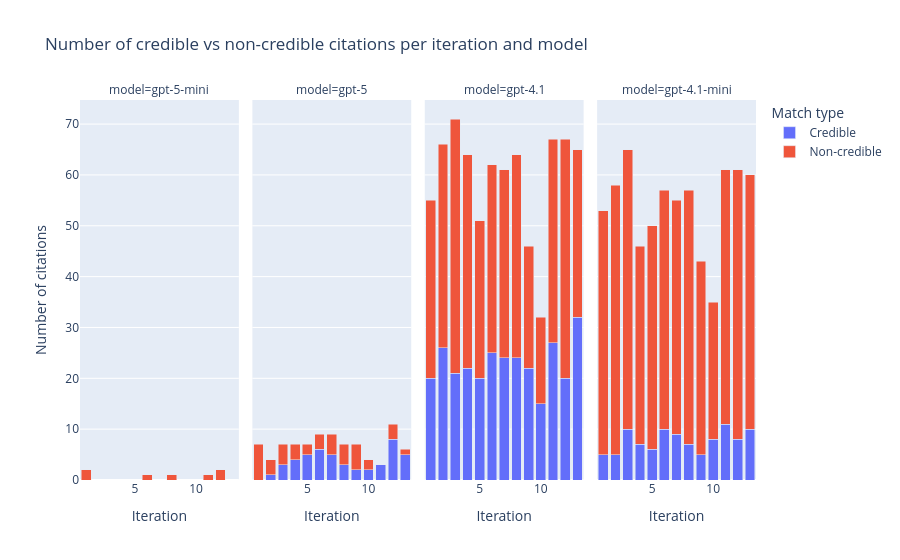

Notebook cell for this chart:
### Code cell
# Calculate amount of credible and non-credible citations
df['credible_count'] = df['percent_credible'] / 100 * df['total_matches']
df['noncredible_count'] = df['total_matches'] - df['credible_count']


# Transform data to "long format" to make stacked bars 
df_long = df.melt(
    id_vars=['iteration', 'model'],
    value_vars=['credible_count', 'noncredible_count'],
    var_name='Type',
    value_name='Aantal'
)

# Labels for readability
df_long['Type'] = df_long['Type'].replace({
    'credible_count': 'Credible',
    'noncredible_count': 'Non-credible'
})

fig = px.bar(
    df_long,
    x='iteration',
    y='Aantal',
    color='Type',
    facet_col='model',  # one facet per model
    barmode='stack',
    title='Number of credible vs non-credible citations per iteration and model',
    labels={
        'iteration': 'Iteration',
        'Aantal': 'Number of citations',
        'Type': 'Match type'
    }
)

fig.show()

### Figure 1 — Plotly figure (JSON) as saved in the notebook; plotly's stock layout.template omitted (floating-point values rounded to 4 significant figures)
{"data": [{"hovertemplate": "Match type=Credible<br>model=gpt-5-mini<br>Iteration=%{x}<br>Number of citations=%{y}<extra></extra>", "legendgroup": "Credible", "marker": {"color": "#636efa", "pattern": {"shape": ""}}, "name": "Credible", "orientation": "v", "showlegend": true, "textposition": "auto", "type": "bar", "x": [1, 2, 3, 4, 5, 6, 7, 8, 9, 10, 11, 12, 13], "xaxis": "x", "y": [0.0, 0.0, 0.0, 0.0, 0.0, 0.0, 0.0, 0.0, 0.0, 0.0, 0.0, 0.0, 0.0], "yaxis": "y"}, {"hovertemplate": "Match type=Credible<br>model=gpt-5<br>Iteration=%{x}<br>Number of citations=%{y}<extra></extra>", "legendgroup": "Credible", "marker": {"color": "#636efa", "pattern": {"shape": ""}}, "name": "Credible", "orientation": "v", "showlegend": false, "textposition": "auto", "type": "bar", "x": [1, 2, 3, 4, 5, 6, 7, 8, 9, 10, 11, 12, 13], "xaxis": "x2", "y": [0.0, 1.0, 3.0, 4.0, 5.0, 6.0, 5.0, 3.0, 2.0, 2.0, 3.0, 8.0, 5.0], "yaxis": "y2"}, {"hovertemplate": "Match type=Credible<br>model=gpt-4.1<br>Iteration=%{x}<br>Number of citations=%{y}<extra></extra>", "legendgroup": "Credible", "marker": {"color": "#636efa", "pattern": {"shape": ""}}, "name": "Credible", "orientation": "v", "showlegend": false, "textposition": "auto", "type": "bar", "x": [1, 2, 3, 4, 5, 6, 7, 8, 9, 10, 11, 12, 13], "xaxis": "x3", "y": [20.0, 26.0, 21.0, 22.0, 20.0, 25.0, 24.0, 24.0, 22.0, 15.0, 27.0, 20.0, 32.0], "yaxis": "y3"}, {"hovertemplate": "Match type=Credible<br>model=gpt-4.1-mini<br>Iteration=%{x}<br>Number of citations=%{y}<extra></extra>", "legendgroup": "Credible", "marker": {"color": "#636efa", "pattern": {"shape": ""}}, "name": "Credible", "orientation": "v", "showlegend": false, "textposition": "auto", "type": "bar", "x": [1, 2, 3, 4, 5, 6, 7, 8, 9, 10, 11, 12, 13], "xaxis": "x4", "y": [5.0, 5.0, 10.0, 7.0, 6.0, 10.0, 9.0, 7.0, 5.0, 8.0, 11.0, 8.0, 10.0], "yaxis": "y4"}, {"hovertemplate": "Match type=Non-credible<br>model=gpt-5-mini<br>Iteration=%{x}<br>Number of citations=%{y}<extra></extra>", "legendgroup": "Non-credible", "marker": {"color": "#EF553B", "pattern": {"shape": ""}}, "name": "Non-credible", "orientation": "v", "showlegend": true, "textposition": "auto", "type": "bar", "x": [1, 2, 3, 4, 5, 6, 7, 8, 9, 10, 11, 12, 13], "xaxis": "x", "y": [2.0, 0.0, 0.0, 0.0, 0.0, 1.0, 0.0, 1.0, 0.0, 0.0, 1.0, 2.0, 0.0], "yaxis": "y"}, {"hovertemplate": "Match type=Non-credible<br>model=gpt-5<br>Iteration=%{x}<br>Number of citations=%{y}<extra></extra>", "legendgroup": "Non-credible", "marker": {"color": "#EF553B", "pattern": {"shape": ""}}, "name": "Non-credible", "orientation": "v", "showlegend": false, "textposition": "auto", "type": "bar", "x": [1, 2, 3, 4, 5, 6, 7, 8, 9, 10, 11, 12, 13], "xaxis": "x2", "y": [7.0, 3.0, 4.0, 3.0, 2.0, 3.0, 4.0, 4.0, 5.0, 2.0, 0.0, 3.0, 1.0], "yaxis": "y2"}, {"hovertemplate": "Match type=Non-credible<br>model=gpt-4.1<br>Iteration=%{x}<br>Number of citations=%{y}<extra></extra>", "legendgroup": "Non-credible", "marker": {"color": "#EF553B", "pattern": {"shape": ""}}, "name": "Non-credible", "orientation": "v", "showlegend": false, "textposition": "auto", "type": "bar", "x": [1, 2, 3, 4, 5, 6, 7, 8, 9, 10, 11, 12, 13], "xaxis": "x3", "y": [35.0, 40.0, 50.0, 42.0, 31.0, 37.0, 37.0, 40.0, 24.0, 17.0, 40.0, 47.0, 33.0], "yaxis": "y3"}, {"hovertemplate": "Match type=Non-credible<br>model=gpt-4.1-mini<br>Iteration=%{x}<br>Number of citations=%{y}<extra></extra>", "legendgroup": "Non-credible", "marker": {"color": "#EF553B", "pattern": {"shape": ""}}, "name": "Non-credible", "orientation": "v", "showlegend": false, "textposition": "auto", "type": "bar", "x": [1, 2, 3, 4, 5, 6, 7, 8, 9, 10, 11, 12, 13], "xaxis": "x4", "y": [48.0, 53.0, 55.0, 39.0, 44.0, 47.0, 46.0, 50.0, 38.0, 27.0, 50.0, 53.0, 50.0], "yaxis": "y4"}], "layout": {"annotations": [{"font": {}, "showarrow": false, "text": "model=gpt-5-mini", "x": 0.1175, "xanchor": "center", "xref": "paper", "y": 1, "yanchor": "bottom", "yref": "paper"}, {"font": {}, "showarrow": false, "text": "model=gpt-5", "x": 0.3725, "xanchor": "center", "xref": "paper", "y": 1, "yanchor": "bottom", "yref": "paper"}, {"font": {}, "showarrow": false, "text": "model=gpt-4.1", "x": 0.6275, "xanchor": "center", "xref": "paper", "y": 1, "yanchor": "bottom", "yref": "paper"}, {"font": {}, "showarrow": false, "text": "model=gpt-4.1-mini", "x": 0.8825, "xanchor": "center", "xref": "paper", "y": 1, "yanchor": "bottom", "yref": "paper"}], "barmode": "stack", "legend": {"title": {"text": "Match type"}, "tracegroupgap": 0}, "title": {"text": "Number of credible vs non-credible citations per iteration and model"}, "xaxis": {"anchor": "y", "domain": [0, 0.235], "title": {"text": "Iteration"}}, "xaxis2": {"anchor": "y2", "domain": [0.255, 0.49], "matches": "x", "title": {"text": "Iteration"}}, "xaxis3": {"anchor": "y3", "domain": [0.51, 0.745], "matches": "x", "title": {"text": "Iteration"}}, "xaxis4": {"anchor": "y4", "domain": [0.765, 1.0], "matches": "x", "title": {"text": "Iteration"}}, "yaxis": {"anchor": "x", "domain": [0, 1], "title": {"text": "Number of citations"}}, "yaxis2": {"anchor": "x2", "domain": [0, 1], "matches": "y", "showticklabels": false}, "yaxis3": {"anchor": "x3", "domain": [0, 1], "matches": "y", "showticklabels": false}, "yaxis4": {"anchor": "x4", "domain": [0, 1], "matches": "y", "showticklabels": false}}}
